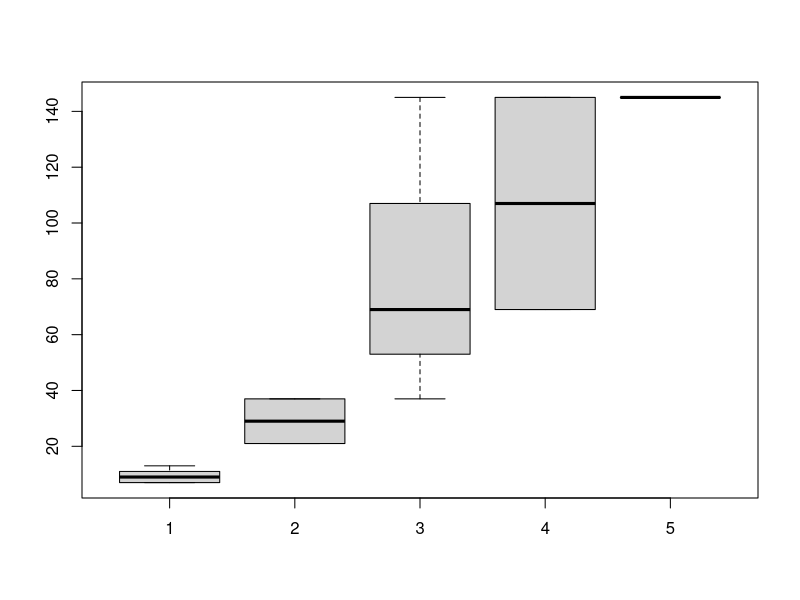
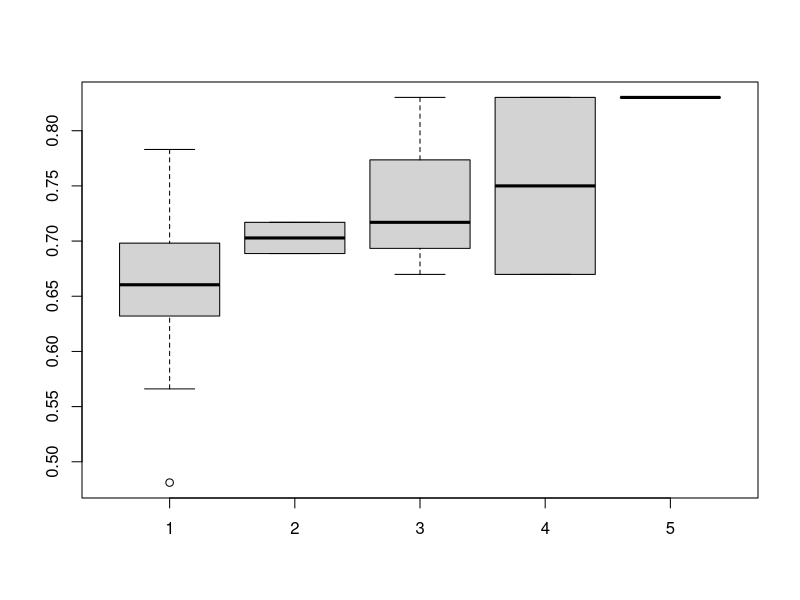
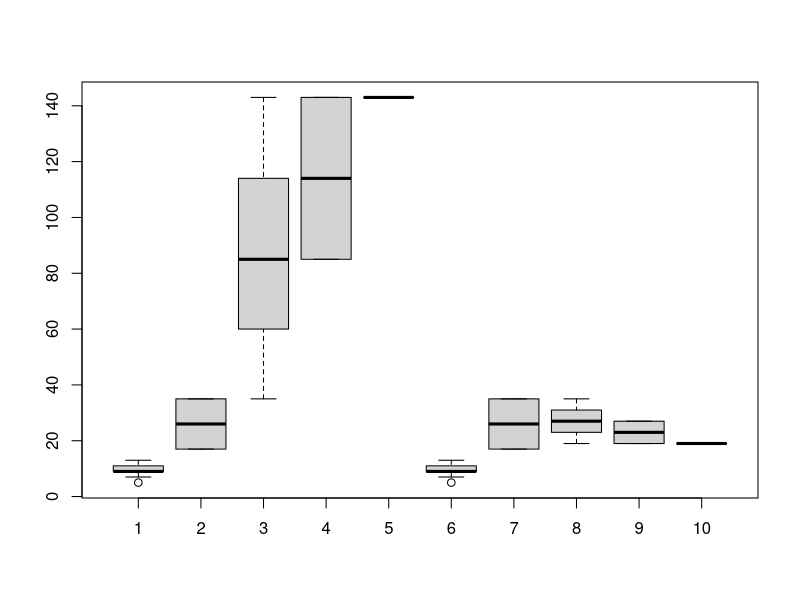
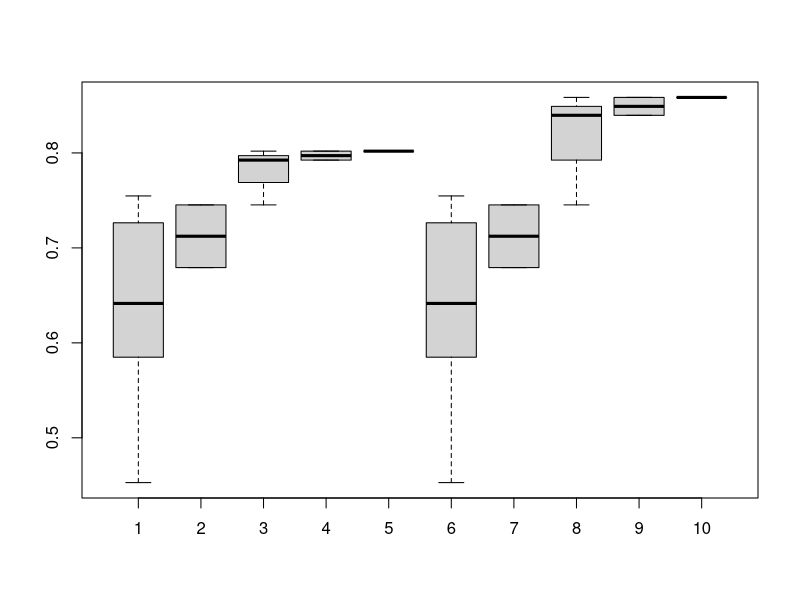
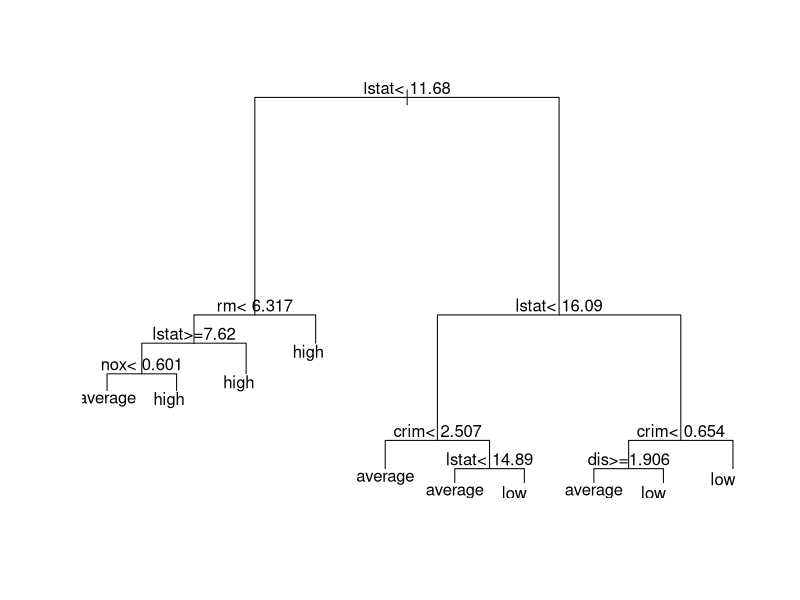

Recreate these plots in R, in order.
# Decision Tree Learning: learning curve
# --------------------------------------

# CART
# ----

# Use libraries.
library(rpart)

# Load data into session.
bhtrain <- read.csv("assignment2/BostonHouseTrain.csv")
test <- read.csv("assignment2/BostonHouseTest.csv")

# Formula used to compute the relation.
formula <- class ~ . - X

# Set rpart options.
option <- rpart.control(minsplit=1, cp=0)

# Question 1
# ----------
n <- 25
round <- c(rep(1:n, 5))
tsz <- c()
nb_nodes <- c()
acc <- c()
for (sz in c(5, 10, 20, 50, 99)) {
  for (i in 1:n) {
    train <- bhtrain[sample(nrow(bhtrain), sz*nrow(bhtrain)/100), ]
    tsz <- c(tsz, sz*nrow(bhtrain)/100)
    fit <- rpart(formula, data=train, control=option)
    nb_nodes <- c(nb_nodes, max(fit$where))
    table_test <- table(test$class, predict(fit, test, type='class'))
    acc <- c(acc, sum(diag(table_test))/sum(table_test))
  }
}

student_frame <- data.frame(round, tsz, nb_nodes, acc)
names(student_frame) <- c("Round", "Train size", "Num nodes", "Test acc")
save(student_frame, file="assignment2/A2_3_1.RData")

# Question 2
# ----------
boxplot(nb_nodes[1:n], nb_nodes[n+1:2*n], nb_nodes[2*n+1:3*n], nb_nodes[3*n+1:4*n], nb_nodes[4*n+1:5*n])
boxplot(acc[1:n], acc[n+1:2*n], acc[2*n+1:3*n], acc[3*n+1:4*n], acc[4*n+1:5*n])


# - The variance of the test acc1uracy decreases with the training set size
#   because the overlap between random data split increases.
# - The number of nodes of the trees increases with the training set size
#   because more splits are needed to classify all training examples.
# - The test accuracy increases first rapidly with the training set size, then reaches a plateau.

# Question 3
# ----------
cp <- 0.01
pruned <- rpart.control(minsplit=1, cp=cp)

n <- 25
round <- c(rep(1:n, 5))
tsz <- c()
nb_nodes1 <- c()
nb_nodes2 <- c()
acc1 <- c()
acc2 <- c()
for (sz in c(5, 10, 20, 50, 99)) {
  for (i in 1:n) {
    train <- bhtrain[sample(nrow(bhtrain), sz*nrow(bhtrain)/100), ]
    tsz <- c(tsz, sz*nrow(bhtrain)/100)
    ffit <- rpart(formula, data=train, control=option)
    pfit <- rpart(formula, data=train, control=pruned)
    nb_nodes1 <- c(nb_nodes1, max(ffit$where))
    nb_nodes2 <- c(nb_nodes2, max(pfit$where))
    ftable_test <- table(test$class, predict(ffit, test, type='class'))
    ptable_test <- table(test$class, predict(pfit, test, type='class'))
    acc1 <- c(acc1, sum(diag(ftable_test))/sum(ftable_test))
    acc2 <- c(acc2, sum(diag(ptable_test))/sum(ptable_test))
  }
}

student_frame <- data.frame(round, tsz, nb_nodes2, acc2)
names(student_frame) <- c("Round", "Train size", "Num nodes", "Test acc")
save(file="assignment2/A2_3_3.RData", student_frame, cp)

# Question 4
# ----------

boxplot(nb_nodes1[1:n], nb_nodes1[n+1:2*n], nb_nodes1[2*n+1:3*n], nb_nodes1[3*n+1:4*n], nb_nodes1[4*n+1:5*n], nb_nodes2[1:n], nb_nodes2[n+1:2*n], nb_nodes2[2*n+1:3*n], nb_nodes2[3*n+1:4*n], nb_nodes2[4*n+1:5*n])
boxplot(acc1[1:n], acc1[n+1:2*n], acc1[2*n+1:3*n], acc1[3*n+1:4*n], acc1[4*n+1:5*n], acc2[1:n], acc2[n+1:2*n], acc2[2*n+1:3*n], acc2[3*n+1:4*n], acc2[4*n+1:5*n])

# - The number of nodes of pruned trees first increases with the number of observations,
#   then stops increasing.
# - Pruning the tree prevents overfitting.
# - An adequatly pruned tree will have a higher test accuracy.
# - Pruning the tree is mostly useful for large number of training examples.

# Question 5
# ----------

fit <- rpart(formula, data=bhtrain, control=pruned)
plot(fit)
text(fit)
print(fit)
printcp(fit)

# The most important three are lstat, rm, and crim.